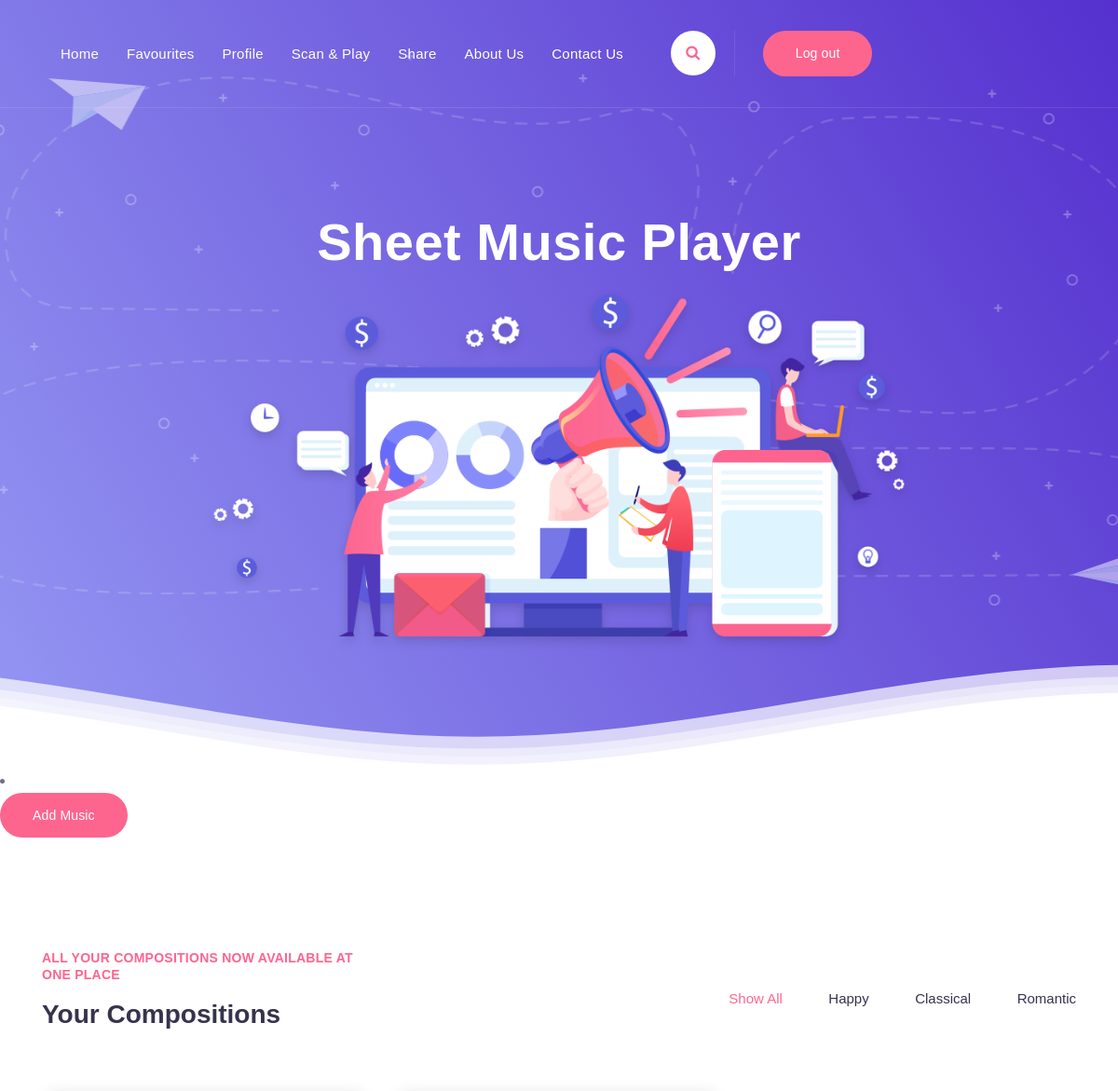
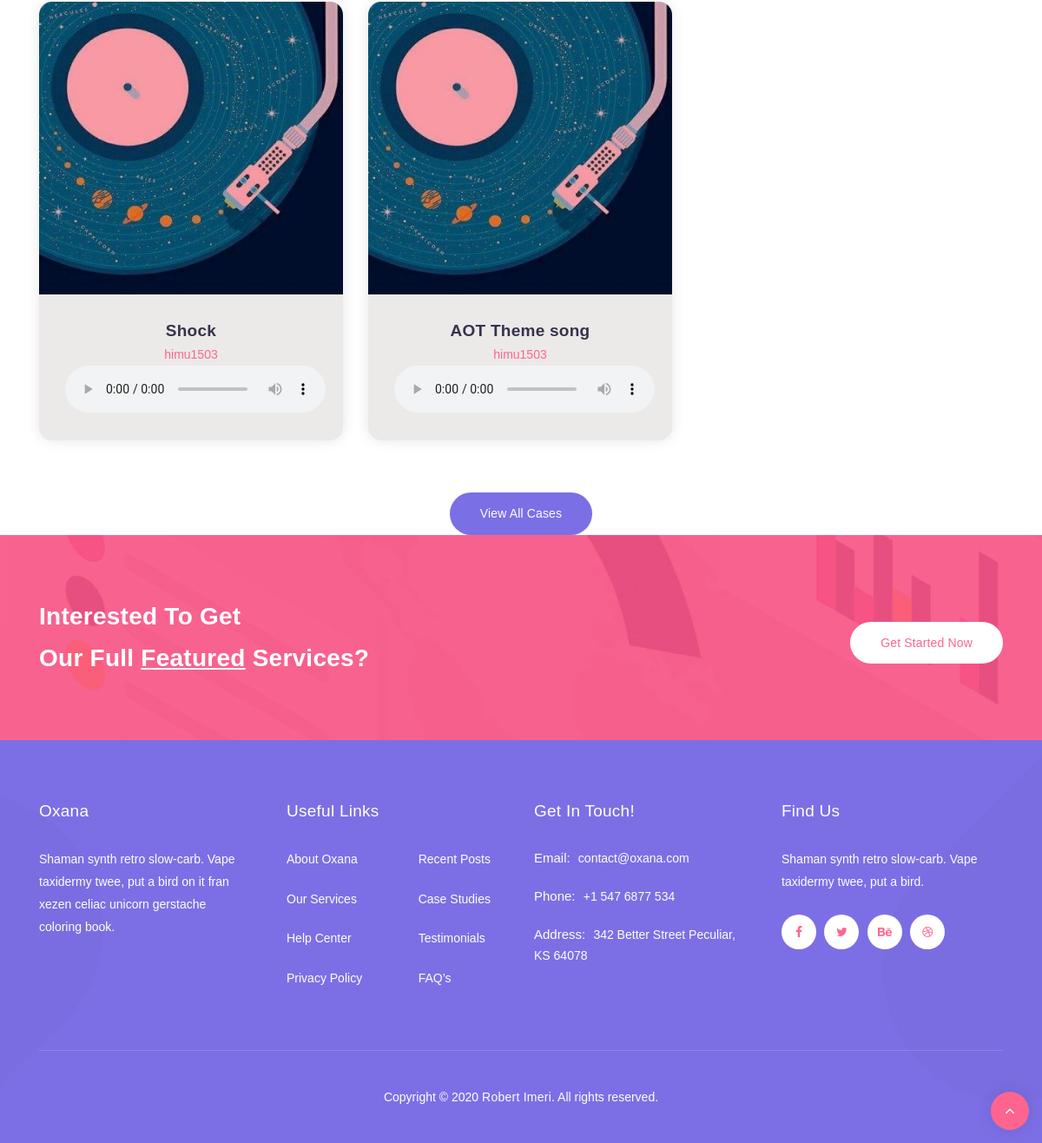
/main/profile (signed in), run on the app's committed database (2 pictures, top to bottom).
### main/models.py (models this page shows, shortened)
class Song(models.Model):
    file = models.FileField(upload_to='songs',blank=False,default='aot.mp3')
    title = models.CharField(max_length=100)
    artist = models.CharField(max_length=100,default=' ',blank=True)
    user = models.ForeignKey(User,on_delete=models.CASCADE,related_name='addedby')
    album = models.CharField(max_length=100, blank=True)
    tags = models.CharField(max_length=50, blank=True)
    cover_image = models.ImageField(default='default_cover.jpg',upload_to='cover_images')
    play_count = models.IntegerField(default=0)
    added_date = models.DateTimeField(auto_now_add=True)
    likedby = models.ManyToManyField(User,related_name='likedby',blank=True)
    class Meta:
        unique_together = [['user','title','added_date']]

### main/views.py (the view, shortened to what this page needs)
# urls.py: path('profile', views.profile, name='profile'),
def profile(request):
    if not request.user.is_authenticated:
        return redirect('errorpage')
    my_songs = Song.objects.all()
    my_songs = my_songs.filter(user=request.user.id)
    context = {
        'my_songs' : my_songs,
    }
    return render(request,'main/profile.html',context)

### main/templates/main/profile.html (shortened to what this page needs)
{% include 'main/header.html' %}
{% load static %}
<li class="menu-item free-quote">
    <div class="main-pink-button">
      <a href="{% url 'form' %}" role="button" data-toggle="modal" data-target="#exampleModalLong">Add Music</a>
    </div>
  </li>
        <section class="recent-cases">
          <div class="container">
            <div class="row">
              <div class="col-lg-4">
                <div class="section-heading">
                  <h6>All your compositions now available at one place</h6>
                  <h2>Your compositions</h2>
                </div>
              </div>
              <div class="col-lg-8">
                <div class="portfolio-filters">
                  <ul>
                      <li class="active" data-filter="*">Show All</li>
                      <li data-filter=".category-analysis">Happy</li>
                      <li data-filter=".category-digital">Classical</li>
                      <li data-filter=".category-seo">Romantic</li>
                  </ul>
                </div>
              </div>
              <div class="col-lg-12">
                <div class="row masonry-layout filters-content normal-col-gap">
                  {% for obj in my_songs %}
                <div class="col-lg-4 masonry-item all category-analysis">
                  <div class="case-item">
                    <a href="single-project.html">
                    <div class="case-thumb">
                      <img src="{{ obj.cover_image }}" alt="">
                    </div>
                    <div class="down-content">
                      <h4>{{ obj.title }}</h4>
                      <span>{{ obj.user.username }}</span>
                      <audio controls id="soundPlayer">
                        <source src="{{ obj.file }}" type="audio/mpeg">
                    </audio>
                    </div>
                    </a>
                  </div>
                </div>
                {% endfor %}
                </div>
              </div>
              <div class="col-lg-12">
                <div class="main-purple-button">
                  <a href="portfolio-v1.html">View All Cases</a>
                </div>
              </div>
            </div>
          </div>
        </section>
        {% include 'main/footer.html' %}

### main/templates/main/profile.html (style rules this page uses)
.case-item { box-shadow: 0 1px 3px rgba(0,0,0,0.12), 0 1px 2px rgba(0,0,0,0.24); transition: all 0.3s cubic-bezier(.25,.8,.25,1); background-color: rgb(236, 233, 233); }

### data on the page
Song: cover_image (placeholder picture), title "Shock", user.username "himu1503"
Song: cover_image (placeholder picture), title "AOT Theme song", user.username "himu1503"
